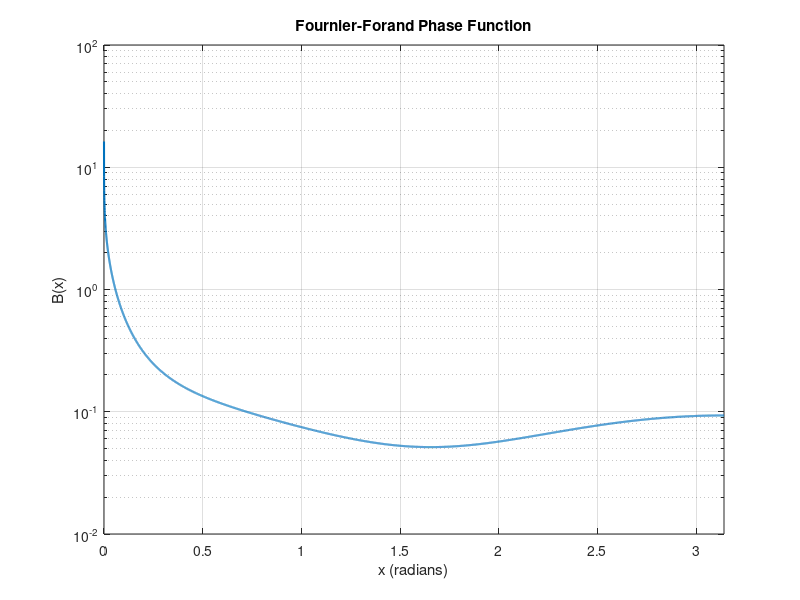

MATLAB code to generate this figure:
u = 4.9;
n = 0.9;

v = (3 - u) / 2;

s = @(x) (4 / (3 * (n - 1)^2)) .* sin(x / 2).^2;

B = @(x) ...
    (1 ./ (4*pi .* (1 - s(x)).^2 .* s(x).^v)) .* ...
    (v .* (1 - s(x)) ...
    - (1 - s(x).^v) ...
    + (s(x) .* (1 - s(x).^v) ...
    - v .* (1 - s(x))) .* sin(x / 2).^(-2)) ...
    + ((1 - s(pi).^v) / ...
    (16*pi * (s(pi) - 1) * s(pi).^v)) .* ...
    (3*cos(x).^2 - 1);

% x in radians
x = linspace(1e-5, pi, 10000);

y = B(x);

figure;
%plot(x, y, 'LineWidth', 1.5);
semilogy(x, y, 'LineWidth', 1.5);
xlabel('x (radians)');
ylabel('B(x)');
title('Fournier-Forand Phase Function');
grid on;
xlim([0 pi]);
